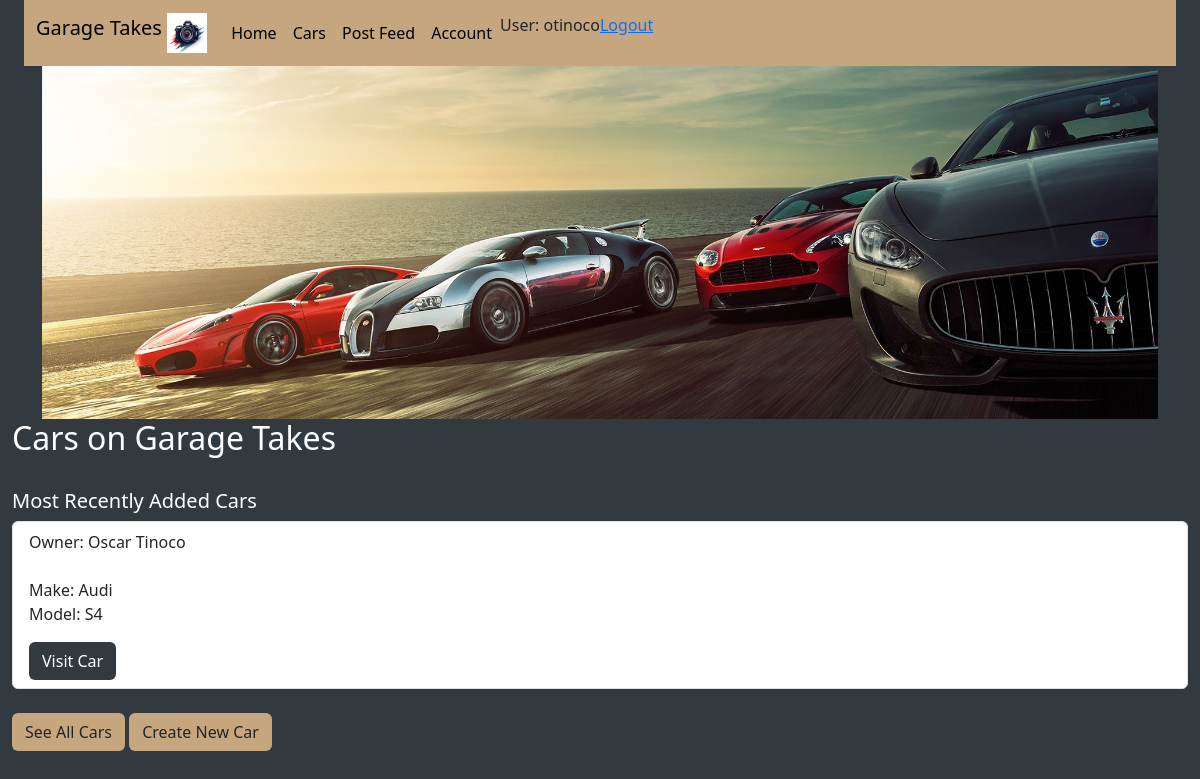
The page / (signed in) on the database as committed earlier.
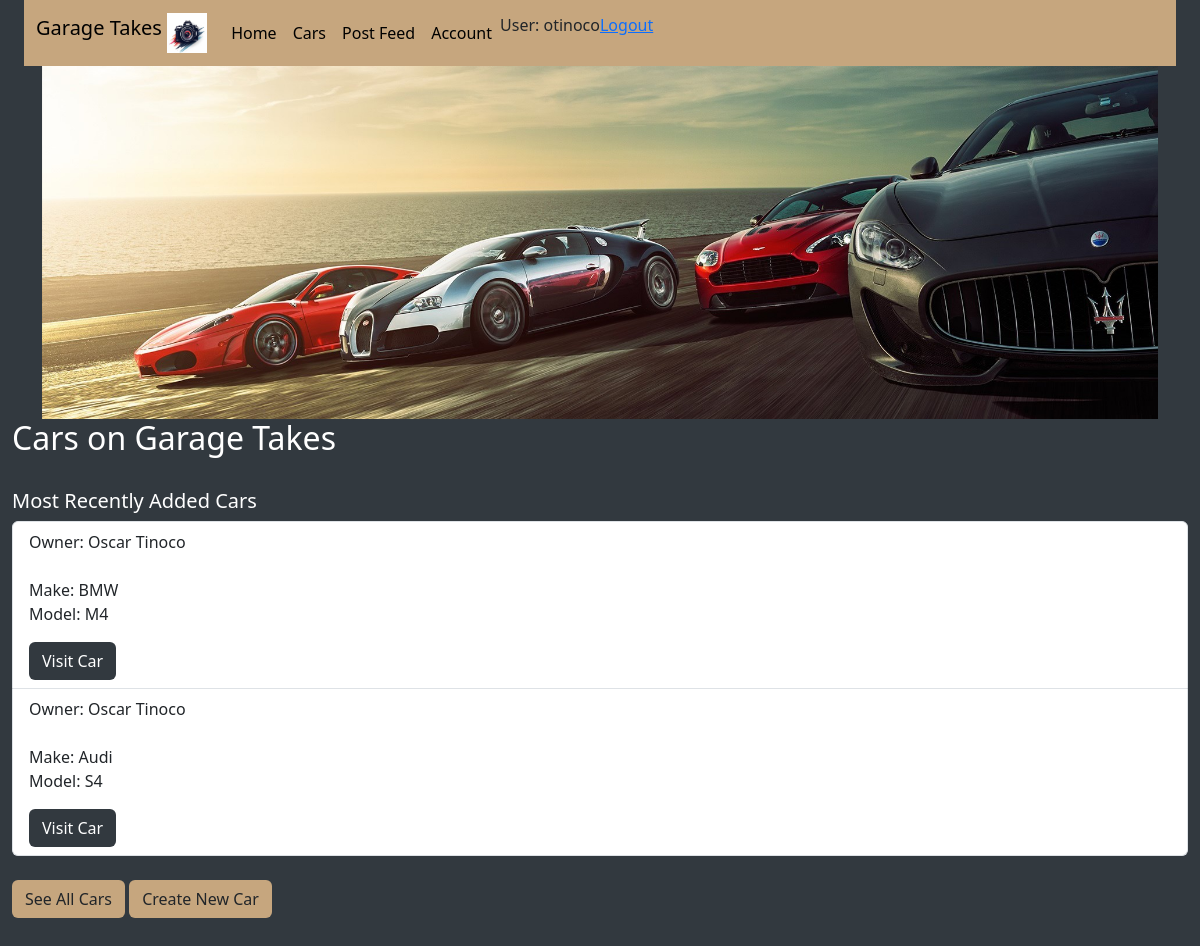
The same page on the database as committed later.
### final_app/models.py (models this page shows, shortened)
class Account(models.Model):
    user = models.OneToOneField(User,on_delete=models.CASCADE, unique=True)
    name = models.CharField(max_length=200)
    city = models.CharField(max_length=200, null=True)
    bio = models.TextField(max_length=200, null=True)
    def __str__(self):
        return self.name
    def get_absolute_url(self):
        return reverse('account-profile', args=[str(self.id)])

class Car(models.Model):
    owner = models.ForeignKey(Account, null=True, on_delete=models.CASCADE, default=None)
    make = models.CharField(max_length=200)
    model = models.CharField(max_length=200)
    year = models.CharField(max_length=200)
    color = models.CharField(max_length=200)
    picture = models.ImageField(upload_to='uploads/', blank=True)
    def get_absolute_url(self):
        return reverse('car-detail', args=[str(self.id)])

### final_app/views.py (the view)
# urls.py: path('', views.homepage, name= 'home_page'),
@login_required
def homepage(request):
   homepage_cars = Car.objects.order_by('-id')[:3]
   accounts = Account.objects.all()
   return render( request, 'final_app/homepage.html', { 'homepage_cars':homepage_cars, 'accounts':accounts })

### final_app/templates/final_app/homepage.html
{% extends "final_app/base_template.html" %}
{% block content %}
{% load static %}
<div class="container">
    <div class="col-md-16 px-0">
        <img src="{% static 'images/super_sports_cars-HD.jpg' %}" class="img-fluid">
    </div>
</div>
<h2 style="color: #ffffff">Cars on Garage Takes</h2>
<br>
<h5 style="color: #ffffff">Most Recently Added Cars</h5>
<ul class="list-group">
{% for car in homepage_cars %}
<li class="list-group-item" >Owner: {{ car.owner }}
<p><br>Make: {{ car.make }} <br>
Model: {{ car.model }}</p>
<a class="btn text-white" style="background-color: #32393F" href="{{ car.get_absolute_url }}" role="button">Visit Car</a>
</li>
{% endfor %}
</ul>
<br>
<a class="btn" style="background-color: #C6A67E" href="{% url 'cars' %}" role="button">See All Cars</a>
<a class="btn" style="background-color: #C6A67E" href="{% url 'create_car' %}" role="button">Create New Car</a>
<br><br><br><br><br><br><br><br><br><br><br><br>
{% endblock %}

### final_app/templates/final_app/base_template.html (shortened to what this page needs)
{% load static %}
<!DOCTYPE html>
<html lang="en">
<head>
<link href="https://cdn.jsdelivr.net/npm/bootstrap@5.3.1/dist/css/bootstrap.min.css" rel="stylesheet" />
{% load bootstrap5 %}
{% bootstrap_css %}
</head>
<body>
<div class="container-fluid" style="background-color: #32393F">
<div class="container-fluid">
    <nav class="navbar navbar-expand-lg" style="background-color: #C6A67E">
        <div class="container-fluid">
        <a class="navbar-brand " href={% url 'home_page' %}>Garage Takes
            <img src="{% static 'images/camera_logo.jpg' %}" width="40" height="40" class="d-inline-block align-top">
        <div class="collapse navbar-collapse" id="navbarNav">
        <ul class="navbar-nav">
        <li class="nav-item">
        <a class="nav-link active" aria-current="page" href="{% url 'home_page' %}">Home</a>
        </li>
        <li class="nav-item">
        <a class="nav-link active" href="{% url 'cars' %}">Cars</a>
        </li>
        <li class="nav-item">
        <a class="nav-link active" href="{% url 'posts' %}">Post Feed</a>
        </li>
        <li class="nav-item">
            {% for account in accounts %}
                {% if account.name == user.get_full_name %}
                    <a class="nav-link active" href="{{ account.get_absolute_url }}">Account</a>
                {% endif %}
            {%endfor%}
        </li>
        {% if user.is_authenticated %}
            <li>User: {{ user.get_username }}</li>
            <li><a href="{% url 'logout' %}?next={{ request.path }}">Logout</a></li>
        {% else %}
            <li><a href="{% url 'register_page' %}?next={{ request.path }}">Register</a></li>
            <li><a href="{% url 'login' %}?next={{ request.path }}">Login</a></li>
        {% endif %}
        </ul>
        </div>
        </div>
    </nav>
</div>
{% block content %}
{% endblock %}
</div>
</body>
</html>

Rows that differ between the two databases and show on the page:
added Car: owner "Oscar Tinoco", make "BMW", model "M4"
